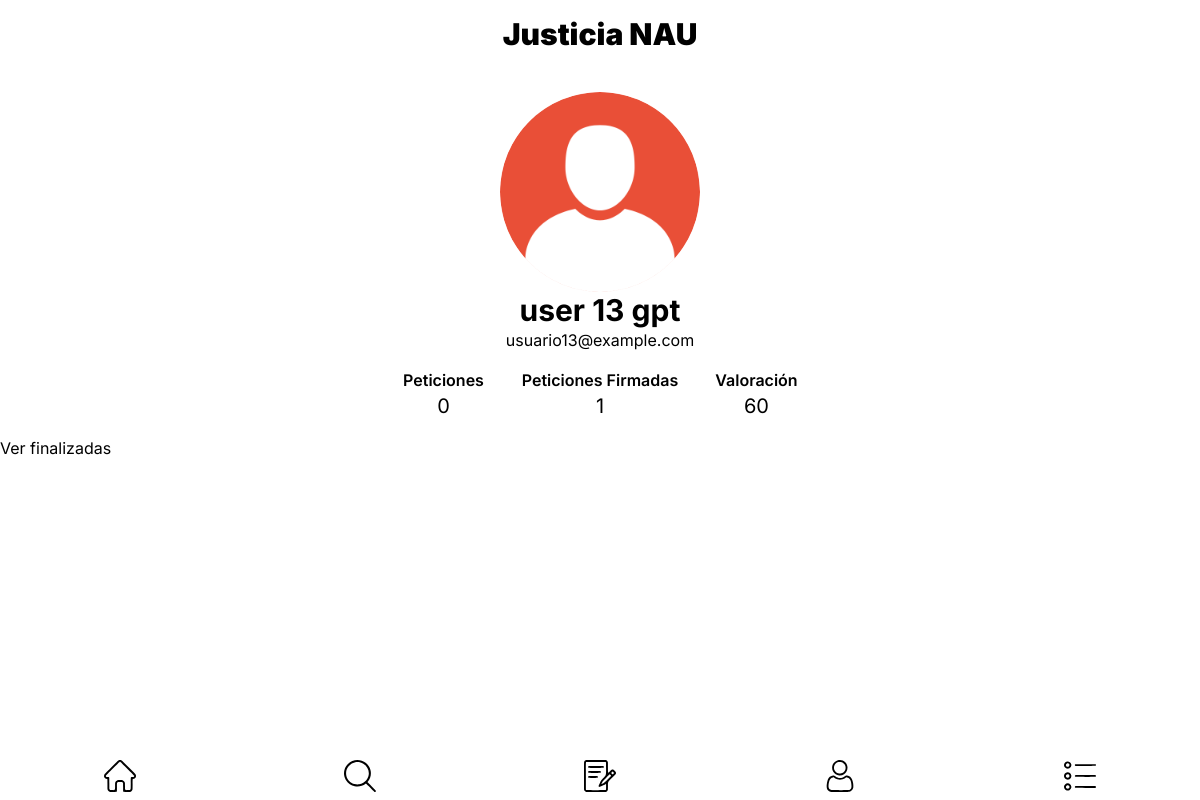
The app's page /profile.php?user=usuario13@example.com, older data.
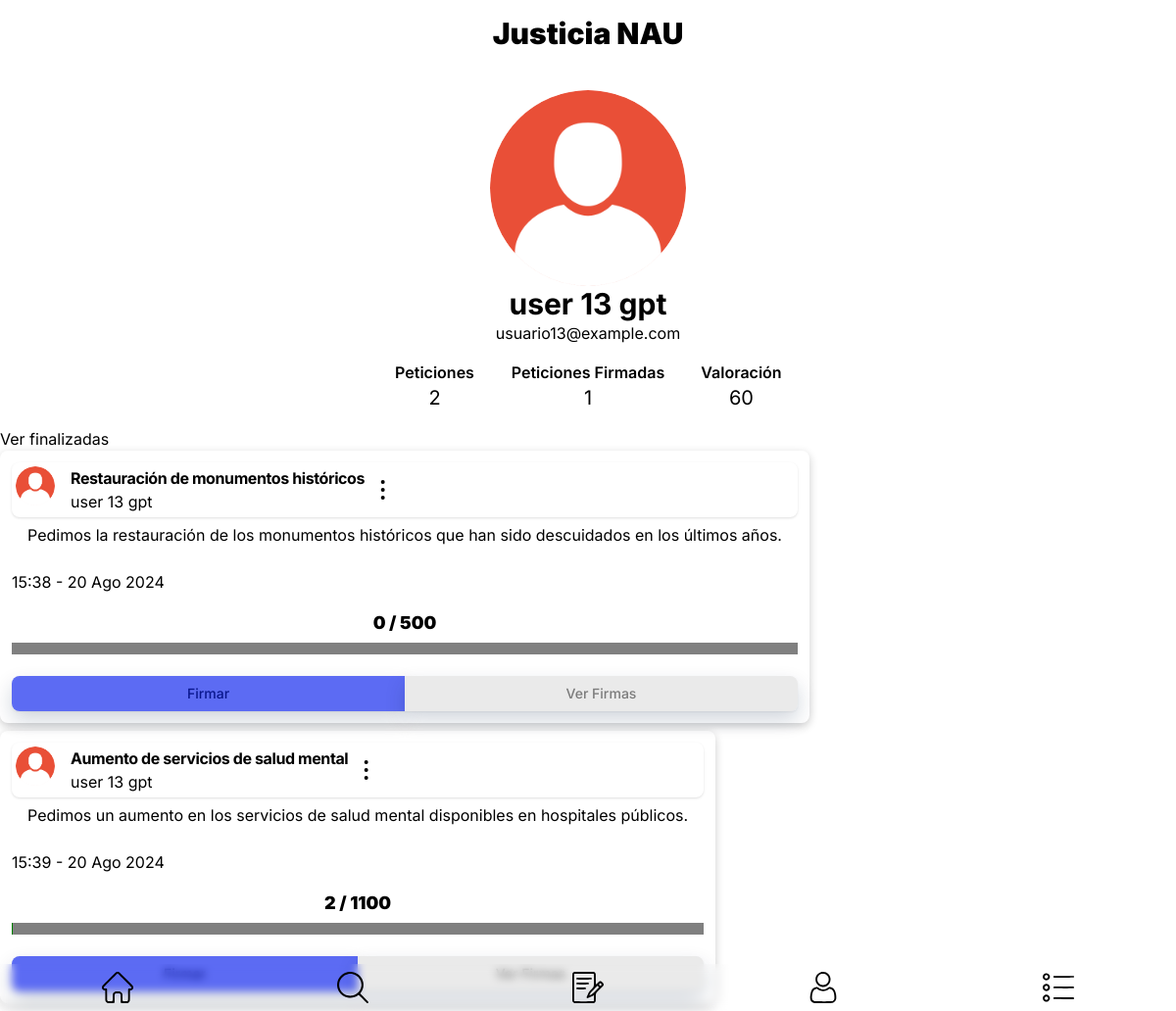
The same page, newer data.
### tables this page shows
CREATE TABLE `usuario` (
  `correo` char(40) NOT NULL,
  `nombreUsuario` char(25) NOT NULL,
  `contrasena` char(60) NOT NULL,
  `fechaCreacion` date NOT NULL DEFAULT curdate(),
  `verificado` int(1) NOT NULL DEFAULT 0,
  `sancion` int(3) NOT NULL DEFAULT 0,
  `imagen` char(43) NOT NULL DEFAULT 'default.png',
  `valoracion` int(11) NOT NULL DEFAULT 0,
  `nombreRol` char(10) NOT NULL DEFAULT 'user'
);

CREATE TABLE `peticion` (
  `nroPet` int(11) NOT NULL,
  `estado` int(1) NOT NULL DEFAULT 0,
  `objFirmas` int(11) NOT NULL DEFAULT 0,
  `titulo` char(100) DEFAULT NULL,
  `cuerpo` text DEFAULT NULL,
  `fecha` datetime NOT NULL DEFAULT current_timestamp(),
  `correo` char(40) NOT NULL,
  `nombreDest` char(30) DEFAULT NULL,
  `nombrePais` char(25) DEFAULT NULL,
  `nombreProv` char(25) DEFAULT NULL,
  `nombreLoc` char(30) DEFAULT NULL,
  `nroPet_multiple` int(11) DEFAULT NULL
);

### app/models/peticion.php (the view, shortened to what the changed rows need)
<?php
require_once "usuario.php";
class Peticion{
    private int $nroPet;
    private int $estado;
    private int $objFirmas;
    private string $titulo;
    private string $cuerpo;
    private string $fecha;
    private Usuario|Afiliado $usuario;
    private array $firmas;
    private array $imagenes;
    private array $meses = [
        "01" => "Ene",
        "02" => "Feb",
        "03" => "Mar",
        "04" => "Abr",
        "05" => "May",
        "06" => "Jun",
        "07" => "Jul",
        "08" => "Ago",
        "09" => "Sep",
        "10" => "Oct",
        "11" => "Nov",
        "12" => "Dic"
    ];
    public function __construct(int $nroPet, int $estado, int $objFirmas, string $fecha=NULL, string $titulo=NULL, string $cuerpo=NULL, Usuario|Afiliado $usuario=NULL, array $tematicas=[], array $firmas=[], array $imagenes=[], Destino $destino=NULL, Localidad $localidad=NULL,  PeticionMultiple $pet_multiple=NULL){
        $this->nroPet = $nroPet;
        $this->estado = $estado;
        $this->objFirmas = $objFirmas;
        $this->titulo = $titulo;
        $this->cuerpo = $cuerpo;
        $this->fecha = $fecha;
        $this->usuario = $usuario;
        $this->firmas = $firmas;
        $this->imagenes = $imagenes;
    }
    public function getFecha():string{
        return substr($this->fecha,11,5)." - ".substr($this->fecha,8,2)." ".$this->meses[substr($this->fecha,5,2)]." ".substr($this->fecha,0,4);
    }
    public function mostrarPeticion(bool $firmada, string $correoVeedor){
        $opciones=$this->opcionesPeticion($correoVeedor);
        $peticion= "
            <div class='peticion inline-block bg-red-50 mb-2 p-3 rounded-lg' style='box-shadow: 0 3px 10px rgb(0,0,0,0.2);'>
            <div class='flex flex-row items-center p-1 rounded-lg shadow w-full'>
                <div class='flex space-x-4'>
                    <div class='image-div'>
                        <div>
                            <figure class='image'>
                                <a href='profile.php?user={$this->usuario->getCorreo()}'>
                                    <img class='min-w-10 w-10 h-10 rounded-full' src='images/profiles/{$this->usuario->mostrarImagen()}'>
                                </a>
                            </figure>
                        </div>
                    </div>
                    <div class='post-header'>
                        <div>
                            <h5 class='text-pretty text-l font-bold tracking-tight text-gray-900 dark:text-black truncate'>{$this->titulo}</h5>
                        </div>
                        <div>
                            <a href='profile.php?user={$this->usuario->getCorreo()}' class='search-link'>
                                <p class='font-normal text-gray-100 dark:text-gray-400'>{$this->usuario->getNombre()}</p>
                            </a>
                        </div>
                    </div>
                    <button id='dropdownMenuIconButton' data-dropdown-toggle='dropdown{$this->nroPet}' data-dropdown-delay='500' data-dropdown-trigger='hover' class='pet-dropdown-btn inline-flex items-center p-2 text-sm font-medium text-center text-gray-900 bg-white rounded-lg hover:bg-gray-100 focus:ring-4 focus:outline-none dark:text-black focus:ring-gray-50 dark:bg-gray-800 dark:hover:bg-gray-700 dark:focus:ring-gray-600' type='button'>
                    <svg class='w-5 h-5' aria-hidden='true' xmlns='http://www.w3.org/2000/svg' fill='currentColor' viewBox='0 0 4 15'>
                    <path d='M3.5 1.5a1.5 1.5 0 1 1-3 0 1.5 1.5 0 0 1 3 0Zm0 6.041a1.5 1.5 0 1 1-3 0 1.5 1.5 0 0 1 3 0Zm0 5.959a1.5 1.5 0 1 1-3 0 1.5 1.5 0 0 1 3 0Z'/>
                    </svg>
                    </button>
                </div>
                <div>
                    <div id='dropdown{$this->nroPet}' class='pet-dropdown-menu z-10 z-50 hidden bg-white divide-y divide-gray-100 rounded-lg shadow w-44 dark:bg-gray-700 dark:divide-gray-600' style='position: absolute; inset: 0px auto auto 0px; margin: 0px; /*transform: translate3d(277.6px, 4568.8px, 0px);*/' aria-hidden='true' data-popper-placement='bottom'>
                        <ul class='py-2 text-sm text-gray-700 dark:text-gray-200' aria-labelledby='dropdownMenuIconButton'>";
                        $peticion.=$opciones;
                        $peticion.="
                        <div class='py-2'>
                        <a href='#' class='block px-4 py-2 text-sm text-gray-700 hover:bg-gray-100 dark:hover:bg-gray-600 dark:text-gray-200 dark:hover:text-white'>Separated link</a>
                        </div>
                    </div>
                </div>
                </div>
                <div class='card-content'>
                    <div class='mt-1.5 px-4'>
                        <p >{$this->cuerpo}</p><br>";
                                $peticion.="
                    </div>
                    <div class='grid grid-cols-2 md:grid-cols-4 gap-4 {$this->cssClassForImages()}'>";
        $peticion.="
                    </div>";
        $arregloAlgFirmas=$this->algoritmoFirmas();
        $peticion.="
                <time class='-mt-4' datetime='{$this->fecha}'>{$this->getFecha()}</time>
                </div>
                <div class='mark1'>
                    {$arregloAlgFirmas['texto']}
                    <progress class='h-3 w-full' value='{$this->getCantFirmas()}' id='progress{$this->nroPet}' max='{$this->objFirmas}' style='--value: {$this->getCantFirmas()}; --max: {$this->objFirmas};'></progress>";
        $peticion.="
                </div>
                <footer class='card-footer mt-4'>";
        if ($this->estado>0)
            $peticion.="
                    <div class='grid grid-cols-1 rounded-md shadow-sm' role='group'>";
        else if ($this->estado==0)
        {
            $peticion.="
                    <div class='grid grid-cols-2 rounded-md shadow-sm' role='group'>";
            if ($firmada)
            {
                $peticion.="
                            <button value='{$this->nroPet}' id='firmar{$this->nroPet}' type='button' class='sign px-4 py-2 text-sm font-medium text-gray-900 rounded-s-lg hover:bg-gray-900  focus:z-10 focus:ring-2 focus:ring-gray-500 focus:bg-gray-900  dark:border-white dark:text-white dark:hover:text-white dark:hover:bg-gray-700 dark:focus:bg-gray-700' style='box-shadow: rgba(13, 38, 76, 0.19) 0px 9px 20px; background-color: #5C6BF3; color: #09168D;'>
                                Quitar Firma
                            </button>";
            }else
            {
                $peticion.="
                            <button data-modal-target='firma' data-modal-toggle='firma' value='{$this->nroPet}' id='firmar{$this->nroPet}' type='button' class='sign px-4 py-2 text-sm font-medium text-gray-900 bg-transparent box-shadow: rgba(0, 0, 0, 0.24) 0px 3px 8px; rounded-s-lg hover:bg-gray-900  focus:z-10 focus:ring-2 focus:ring-gray-500 focus:bg-gray-900  dark:border-white dark:text-white dark:hover:text-white dark:hover:bg-gray-700 dark:focus:bg-gray-700' style='box-shadow: rgba(13, 38, 76, 0.19) 0px 9px 20px;  background-color: #5C6BF3; color: #09168D;'>
                                Firmar
                            </button>";
            }
        }
        $peticion.="
                        <button value='{$this->nroPet}' id='verFirmas{$this->nroPet}' type='button' class='view-signers px-4 py-2 text-sm font-medium text-gray-900 bg-transparent shadow-ragnarok rounded-e-lg hover:bg-gray-900 focus:shadow-warm focus:z-10 focus:ring-2 focus:ring-gray-500 focus:bg-gray-900 dark:border-white dark:text-white dark:hover:text-white dark:hover:bg-gray-700 dark:focus:bg-gray-700' style='box-shadow: rgba(13, 38, 76, 0.19) 0px 9px 20px; background-color: #EAEAEA; color: #7B7B7B;'>
                                Ver Firmas
                            </button>
                        </div>
                    </footer>
                </div>";
        return $peticion;
    }
    public function getCantFirmas():int{
        return count($this->firmas);
    }
    public function cssClassForImages():string{
        $cont=count($this->imagenes);
        if ($cont==1){
            return "one";
        }
        else if ($cont==2){
            return "two";
        }
        else if ($cont==3){
            return "three";
        }
        else if ($cont==4){
            return "four";
        }
        else{
            return "display-off";
        }
    }
    public function algoritmoFirmas(){
        $objetivo = $this->objFirmas;
        $cantidad = $this->getCantFirmas();
        try{
            $porcActual=$cantidad/$objetivo*100;
        }catch (DivisionByZeroError $e){
            $porcActual=0;
        }
        $porcActual=number_format($porcActual,2,".");
        $texto="<p class='font-black text-lg mt-4 text-center'><span id='cantSpan{$this->nroPet}'>$cantidad</span> / $objetivo</p>";
        return [
            "texto"=>$texto,
            "porcentaje"=>$porcActual
        ];
    }
    private function opcionesPeticion(string $correoVeedor){
        $div="";
        $div.="
            <li>
                <a href='search.php?petition={$this->nroPet}' class='block px-4 py-2 hover:bg-gray-100 dark:hover:bg-gray-600 dark:hover:text-white'>Ver</a>
            </li>";
        $div.="
        <div class='py-2'>
                <a href='#' class='block px-4 py-2 text-sm text-gray-700 hover:bg-gray-100 dark:hover:bg-gray-600 dark:text-gray-200 dark:hover:text-white'>Compartir</a>
            </div>
        ";
        return $div;
    }
}
?>

### app/models/usuario.php (shortened to what the changed rows need)
<?php
class Usuario{
	private string $correo;
	private ?string $nombreUsuario;
	private string $imagen;
	private int $valoracion;
	public function __construct(string $correo, ?string $nombreUsuario, int $sancion, bool $verificado, string $imagen, int $valoracion, Rol $rol){
		$this->correo=$correo;
		$this->nombreUsuario=$nombreUsuario;
		$this->imagen=$imagen;
		$this->valoracion=$valoracion;
	}
	public function getCorreo():string{
		return $this->correo;
	}
	public function getNombre():string{
		return $this->nombreUsuario;
	}
	public function mostrarImagen(){
		return $this->imagen;
	}
	public function mostrarPerfil(string $usuarioVisitante='',string $tipoUsuario){
		$peticiones=$this->getPeticiones();
		$usuario = "
		<div class='perfil mb-4'>
			<div class='presentacion'>
				<div class='flex justify-center'>
					<img class='js-modal-trigger rounded-full  mt-8' data-target='{$this->imagen}' src='images/profiles/{$this->imagen}' style='width: 200px; height: 200px;'>
				</div>
                <div id='{$this->imagen}' class='modal'>
                        <img src='images/profiles/{$this->imagen}'>
				<div class='info grid gap-4 justify-center max-w-full'>
					<div class='nombre grid col-span-3 justify-self-center'>
						<h2 class='text-3xl font-bold text-center'>{$this->nombreUsuario}</h2>
						<p class='text-center'>{$this->correo}</p>
					</div>
						<div class='cantidad-peticiones'>".
						count($peticiones)
						."<br>peticiones
						<div class='cantidad-firmas'>".
						$this->cantidadFirmas()
						."<br>peticiones firmadas
						<div class='valoracion'>".
						$this->valoracion
						."<br>valoracion
                        <nav class='level is-mobile grid col-span-3 grid-cols-3'>
                            <div class='text-center'>
                                    <p class='font-semibold'>Peticiones</p>
                                    <p class='text-xl'>".count($peticiones)."</p>
                            </div>
                                    <p class='text-xl'>".$this->cantidadFirmas()."</p>
                            <div class='text-center'>
                                    <p class='font-semibold'>Valoración</p>
                                    <p class='text-xl'>".$this->valoracion."</p>
                            </div>
                        </nav>
					</div>
				</div>
			</div>
			<div class='peticiones'>";
            $activas = "<div class='active-petitions visible' id='activas'>";
            $finalizadas = "<div class='ended-petitions oculto' id='finalizadas'>";
            if ($tipoUsuario=="correo")
            {
                foreach($peticiones as $peticion){
                    if ($peticion->estaTerminada() || $peticion->estaArchivada())
                        $finalizadas.= $peticion->mostrarPeticion(Firmas::firmaExiste($peticion->getNumero(),$usuarioVisitante),$usuarioVisitante);
                    else
                        $activas.= $peticion->mostrarPeticion(Firmas::firmaExiste($peticion->getNumero(),$usuarioVisitante),$usuarioVisitante);
                }
            }
            else
            {
                foreach($peticiones as $peticion){
                    if ($peticion->estaTerminada() || $peticion->estaArchivada())
                        $finalizadas.=$peticion->mostrarPeticion(FALSE,"");
                    else
                        $activas.=$peticion->mostrarPeticion(FALSE,"");
                }
            }
            $activas.= "</div>";
            $finalizadas.= "</div>";
            $usuario.=$activas;
            $usuario.=$finalizadas;
		$usuario.= "
			</div>
		</div>
		";
		return $usuario;
	}
	public function getPeticiones():array{
		try{
            $conexion = BDconection::conectar("user");
            $sql = "SELECT nroPet
            FROM peticion
            WHERE correo=:correo
			AND estado>=0";
            $query=$conexion->prepare($sql);
            $query->execute([
                ":correo"=>$this->correo
            ]);
            if ($result=$query->fetchAll()){
				$peticiones=[];
				foreach ($result as $numero){
					array_push($peticiones,Peticiones::getPeticionByNumero($numero["nroPet"]));
				}
				return $peticiones;
            }else{
				return [];
            }
        }catch (PDOException $e) {
            error_log('Database error: ' . $e->getMessage());
            echo $e->getMessage();
            echo 'Lo sentimos, ha ocurrido un problema. Por favor, inténtelo de nuevo más tarde.';
        } catch (Exception $e) {
            error_log('General error: ' . $e->getMessage());
            echo $e->getMessage();
            echo 'Lo sentimos, ha ocurrido un problema. Por favor, inténtelo de nuevo más tarde.';
        }
	}
	public function cantidadFirmas():int{
		try{
            $conexion = BDconection::conectar("user");
            $sql = "SELECT COUNT(*) as cantidad
            FROM firma
            WHERE correo=:correo";
            $query=$conexion->prepare($sql);
            $query->execute([
                ":correo"=>$this->correo
            ]);
            if ($result=$query->fetch()){
				return $result["cantidad"];
            }else{
                return 0;
            }
        }catch (PDOException $e) {
            error_log('Database error: ' . $e->getMessage());
            echo $e->getMessage();
            echo 'Lo sentimos, ha ocurrido un problema. Por favor, inténtelo de nuevo más tarde.';
        } catch (Exception $e) {
            error_log('General error: ' . $e->getMessage());
            echo $e->getMessage();
            echo 'Lo sentimos, ha ocurrido un problema. Por favor, inténtelo de nuevo más tarde.';
        }
	}
}
?>

Row changes from the older to the newer data that the page shows:
shown differently, row unchanged: usuario "user 13 gpt": nombreUsuario (not shown) → "user 13 gpt user 13 gpt"
added peticion: titulo "Restauración de monumentos históricos", cuerpo "Pedimos la restauración de los monumentos históricos que han sido descuidados en los últimos años.", fecha "15:38 - 20 Ago 2024", objFirmas "500"
added peticion: titulo "Aumento de servicios de salud mental", cuerpo "Pedimos un aumento en los servicios de salud mental disponibles en hospitales públicos.", fecha "15:39 - 20 Ago 2024", objFirmas "1100"
Text that changed along with them:
count($peticiones): "0" → "2"
$cantidad: (not shown) → "0 2"
text now shown: "/ / Firmar Firmar Ver Firmas Ver Firmas"
